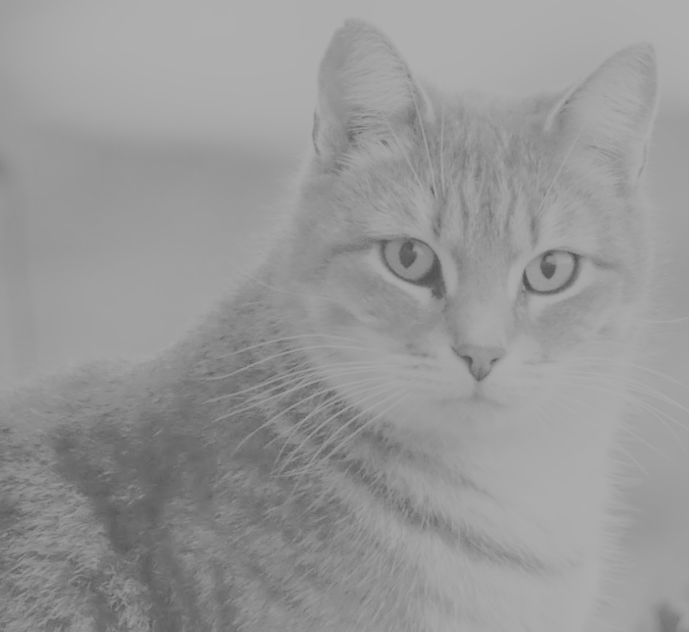
#> input picture Exercise_1/data/hello.png, 689 x 632 px
$ python noise.py
#> lines starting #> are read from the running program, lines starting #| are printed output that depends on the picture
import numpy as np
import cv2
import matplotlib.pyplot as plt
from pathlib import Path


def load_image(file_path: str) -> np.ndarray:
    # Load the image (either gray or colour).
#> called with file_path = 'Exercise_1/data/hello.png'
    loaded_image = cv2.imread(file_path, cv2.IMREAD_UNCHANGED)
#> loaded_image is the input picture: shape (632, 689); min 78, max 175, mean 151.1
    if loaded_image is None:
        raise FileNotFoundError(f"Cannot load image at {file_path}")
    return loaded_image


def save_image(image: np.ndarray, file_path: str) -> None:
    # Save the image.
    cv2.imwrite(file_path, image)


def add_gaussian_noise(image: np.ndarray, mean: float = 0.0, sigma: float = 10.0) -> np.ndarray:
    # ToDo: Generate gaussian noise and add it to the image.
    # ToDo: Hint: Look at the options among np.random to generate the noise.
    # ToDo: Hint: Don't forget to clip the values.
#> called with mean = 0, sigma = 10
    image = image.astype(np.float32)
    gauss = np.random.normal(loc=mean, scale=sigma, size=image.shape)
    image += gauss
    return np.clip(image, 0, 255).astype(np.uint8)


def add_salt_and_pepper_noise(image: np.ndarray, salt_prob: float = 0.01, pepper_prob: float = 0.01) -> np.ndarray:
    # ToDo: Generate random salt and pepper noise based on the provided probabilities.
    # ToDo: Hint: Look at the options among np.random to generate the noise.
#> called with salt_prob = 0.01, pepper_prob = 0.01
    salt = np.random.rand(*image.shape[:2])
    pepper = np.random.rand(*image.shape[:2])
    salt = salt < salt_prob
    pepper = pepper < pepper_prob
    if image.ndim == 2:
        image[salt] = 255
        image[pepper] = 0
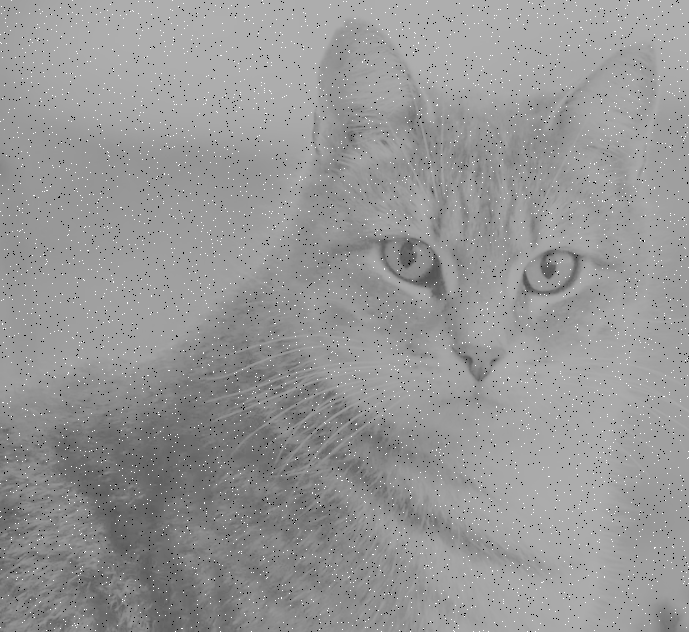
#> image: shape (632, 689); min 0, max 255, mean 150.6
    else:
        image[salt] = [255, 255, 255]
        image[pepper] = [0, 0, 0]
    return image


def add_poisson_noise(image: np.ndarray) -> np.ndarray:
    # ToDo: Add poisson noise to the image.
    # ToDo: Hint: Look at the options among np.random to generate the noise.
    image = image.astype(np.float32)
    image /= 255.0
    image = np.random.poisson(image * 255.0) / 255.0
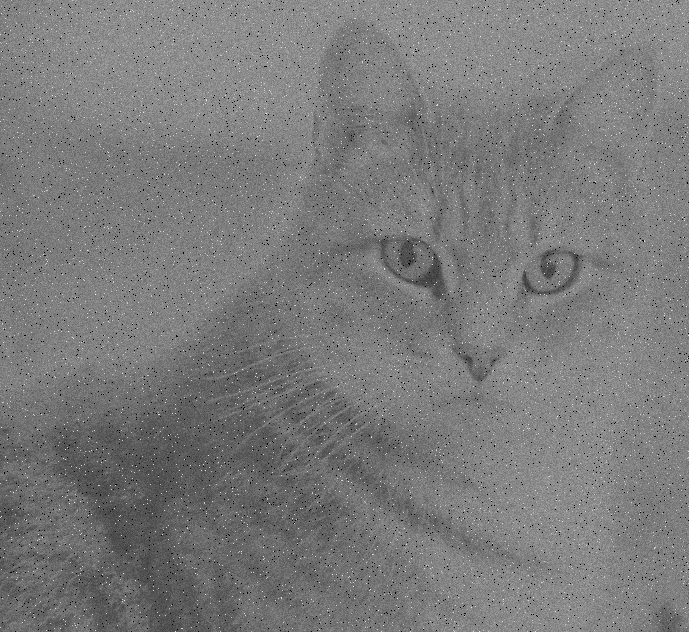
#> image: shape (632, 689) float64; min 0, max 1.23, mean 0.591; drawn with min black and max white
    image *= 255.0
    return np.clip(image, 0, 255).astype(np.uint8)


def add_uniform_noise(image: np.ndarray, low: float = -20.0, high: float = 20.0) -> np.ndarray:
    # ToDo: Add uniform noise to the image, which is sampled uniformly from the available values.
    # ToDo: Hint: Look at the options among np.random to generate the noise.
#> called with low = -20, high = 20
    image = image.astype(np.float32)
    noise = np.random.uniform(low, high, image.shape)
    image += noise
    return np.clip(image, 0, 255).astype(np.uint8)


def display_images(original: np.ndarray, processed: np.ndarray, title: str) -> None:
    # Transform the colour image (BGR) into an RGB image.
#> called with title = 'Gaussian Noise'
    def to_rgb(image):
        return cv2.cvtColor(image, cv2.COLOR_BGR2RGB) if image.ndim == 3 else image

    adapted_original_image = to_rgb(original)
    adapted_noise_image = to_rgb(processed)

    plt.figure(figsize=(10, 5))
    plt.subplot(1, 2, 1)
    plt.imshow(adapted_original_image, cmap=None if adapted_original_image.ndim == 3 else 'gray')
    plt.title('Original')
    plt.axis('off')

    plt.subplot(1, 2, 2)
    plt.imshow(adapted_noise_image, cmap=None if adapted_noise_image.ndim == 3 else 'gray')
    plt.title(title)
    plt.axis('off')

    plt.tight_layout()
    plt.show()
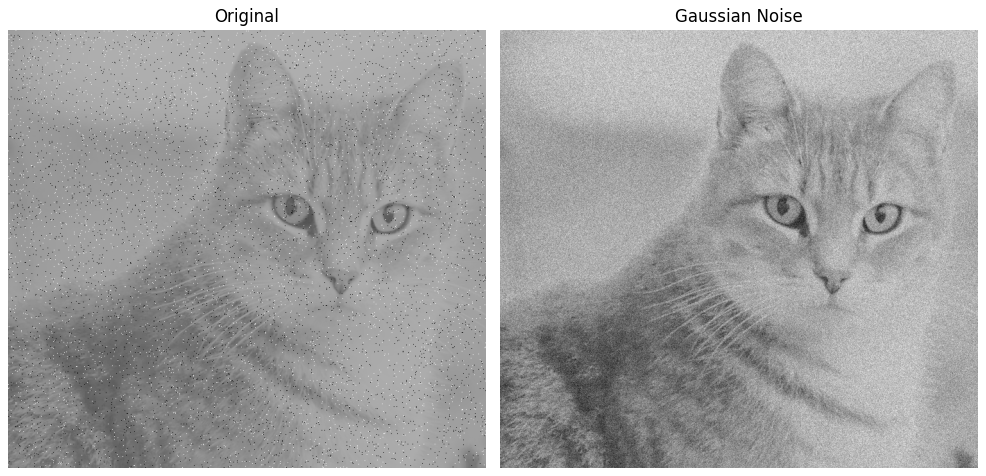
#> figure drawn by matplotlib, 2 panels


if __name__ == '__main__':
    # Example usage
    base_dir = Path(__file__).resolve().parent
    data_dir = base_dir / 'data'
    input_file = str(data_dir / 'hello.png')
    gaussian_file = str(data_dir / 'hello_gaussian.png')
    salt_pepper_file = str(data_dir / 'hello_salt_pepper.png')
    poisson_file = str(data_dir / 'hello_poisson.png')
    uniform_file = str(data_dir / 'hello_uniform.png')

    original_image = load_image(input_file)

    # Apply noise to the images.
    gaussian = add_gaussian_noise(original_image)
    save_image(gaussian, gaussian_file)

    salt_pepper = add_salt_and_pepper_noise(original_image)
    save_image(salt_pepper, salt_pepper_file)

    poisson = add_poisson_noise(original_image)
    save_image(poisson, poisson_file)

    uniform = add_uniform_noise(original_image)
    save_image(uniform, uniform_file)

    # Display the images side by side.
    display_images(original_image, gaussian, 'Gaussian Noise')
    display_images(original_image, salt_pepper, 'Salt & Pepper Noise')
#> call 2 of display_images, with title = 'Salt & Pepper Noise'
#> in display_images (call 2), `plt.show()`:
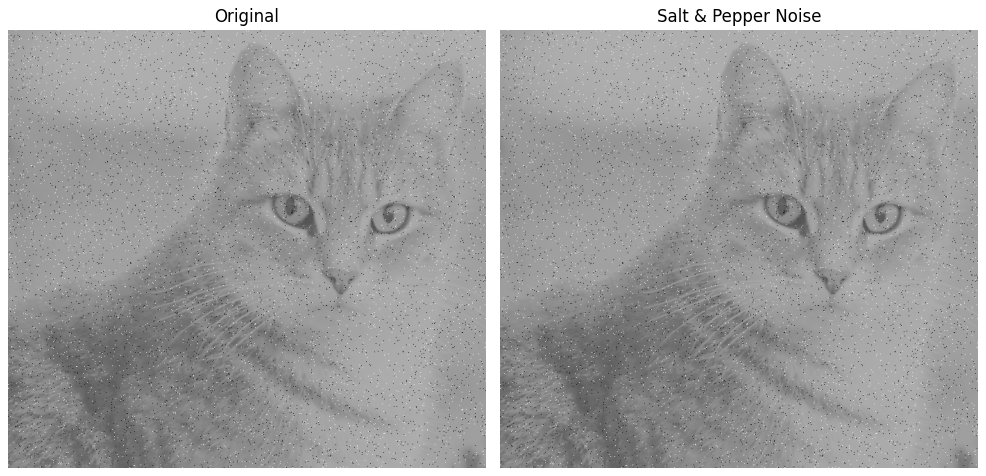
#> figure drawn by matplotlib, 2 panels
    display_images(original_image, poisson, 'Poisson Noise')
    display_images(original_image, uniform, 'Uniform Noise')

$ run again, with Exercise_1/data/contrast.jpg saved as Exercise_1/data/hello.png
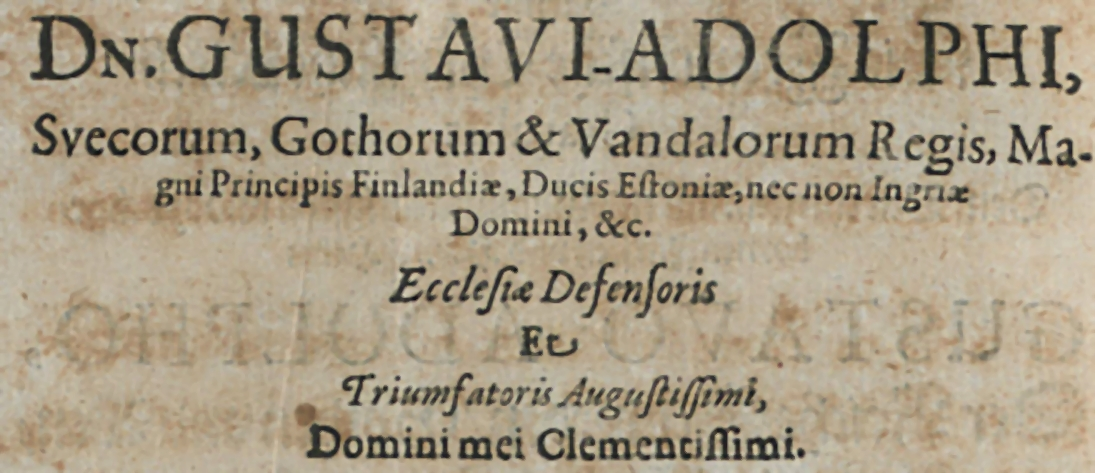
#> input picture Exercise_1/data/contrast.jpg, 1095 x 473 px
#> in load_image, loaded_image is the input picture: shape (473, 1095, 3); mean B, G, R 132.7, 155.7, 168.4
#> in add_salt_and_pepper_noise, `image[pepper] = [0, 0, 0]`:
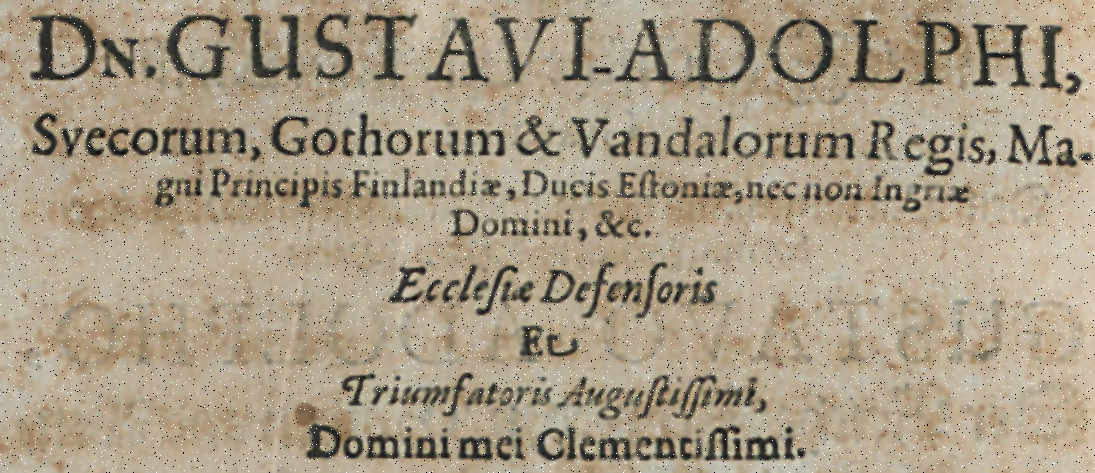
#> image: shape (473, 1095, 3); mean B, G, R 132.6, 155.1, 167.6
#> in add_poisson_noise, `image = np.random.poisson(image * 255.0) / 255.0`:
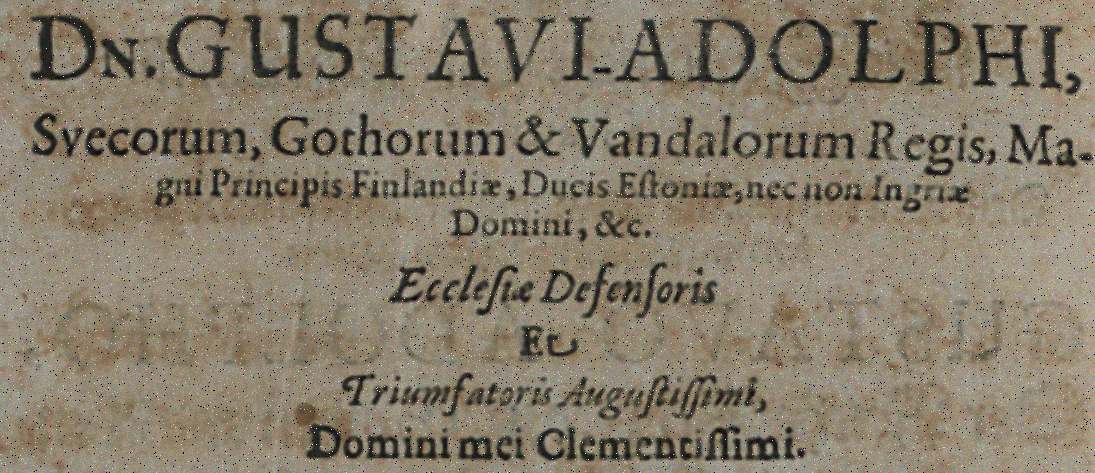
#> image: shape (473, 1095, 3) float64; mean of channels 0, 1, 2 0.52, 0.608, 0.657; drawn with min black and max white
